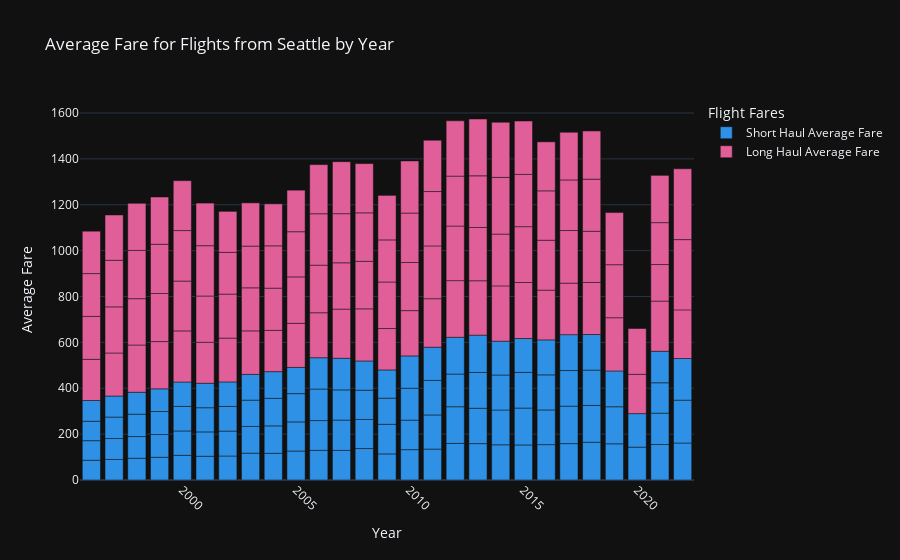

Notebook cell for this chart:
### Code cell
# First we'll visualize the average fare for long vs. short haul flights
fig = px.bar(consumer_fares.rename(columns = { "Short_haul_avg_fare":"Short Haul Average Fare", 'Long_haul_avg_fare':"Long Haul Average Fare"}), 
             x="year", y=['Short Haul Average Fare', "Long Haul Average Fare"], 
                labels={
                    "year": "Year",
                     "value":"Average Fare", 
                     "variable":"Flight Fares"
                 },
                title="Average Fare for Flights from Seattle by Year", 
                color_discrete_sequence=px.colors.qualitative.Dark24)
fig.update_xaxes(tickangle = 45)
fig.show()
